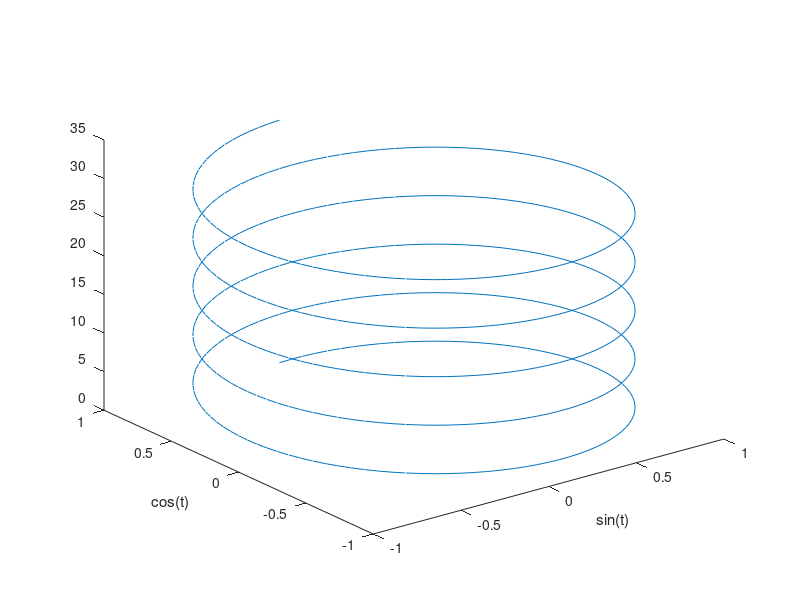

The MATLAB source for this figure:
%% Creating 3-D Plots
% This example shows how to create 3-D line plots in MATLAB using the plot3 function.
%
% Copyright 2018 The MathWorks, Inc.
%%
% Create a regularly-spaced vector t from 0 to 10*pi using pi/50 as the increment between elements.
t = 0:pi/50:10*pi;
%%
% Calculate sine for each value in t.
st = sin(t);
%%
% Calculate cosine for each value in t.
ct = cos(t);
%%
% Use the 'plot3' function to display a three-dimensional plot of a set of data points.
figure;
plot3(st, ct, t)
xlabel('sin(t)')
ylabel('cos(t)') 
